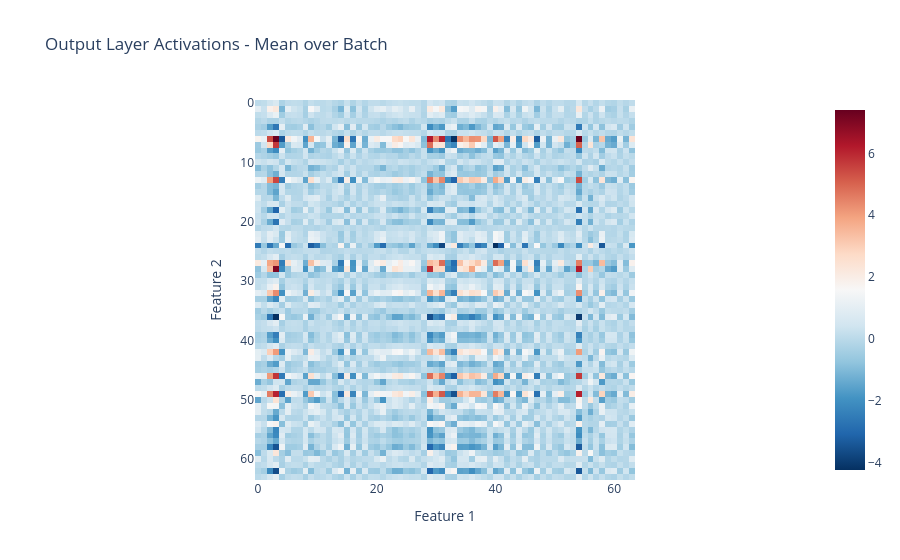

Notebook code cell kept with this figure:
### Markdown cell above
## Output layer activations

### Code cell
output_acts_1 = t.stack(activations["output_layer.layers.0"]).squeeze(1)
output_acts_2 = t.stack(activations["output_layer.layers.1"]).squeeze(1)
predictions = t.stack(activations["output_layer.predict"]).squeeze(1)

output_acts = einops.einsum(output_acts_1, output_acts_2, "b f1,b f2->b f1 f2")

# for i in range(output_acts.shape[0]):
#     fig = px.imshow(
#         output_acts[i].numpy(),
#         title=f"Output Layer Activations for State {i}",
#         labels={"x": "Feature 1", "y": "Feature 2"},
#         color_continuous_scale='RdBu_r'
#     )
#     fig.update_xaxes(tickangle=45)
#     fig.show()

px.imshow(
    output_acts.mean(dim=0).numpy(),
    title="Output Layer Activations - Mean over Batch",
    labels={"x": "Feature 1", "y": "Feature 2"},
    color_continuous_scale='RdBu_r'
).show()

### Figure 1 — Plotly figure (JSON) as saved in the notebook; plotly's stock layout.template omitted (floating-point values rounded to 4 significant figures; data arrays with more than 128 entries replaced by an {"elided": "..."} marker saying what was removed)
{"data": [{"coloraxis": "coloraxis", "hovertemplate": "Feature 1: %{x}<br>Feature 2: %{y}<br>color: %{z}<extra></extra>", "name": "0", "type": "heatmap", "xaxis": "x", "yaxis": "y", "z": {"elided": "64x64 float values"}}], "layout": {"coloraxis": {"colorscale": [[0, "rgb(5,48,97)"], [0.1, "rgb(33,102,172)"], [0.2, "rgb(67,147,195)"], [0.3, "rgb(146,197,222)"], [0.4, "rgb(209,229,240)"], [0.5, "rgb(247,247,247)"], [0.6, "rgb(253,219,199)"], [0.7, "rgb(244,165,130)"], [0.8, "rgb(214,96,77)"], [0.9, "rgb(178,24,43)"], [1, "rgb(103,0,31)"]]}, "title": {"text": "Output Layer Activations - Mean over Batch"}, "xaxis": {"anchor": "y", "constrain": "domain", "domain": [0, 1], "scaleanchor": "y", "title": {"text": "Feature 1"}}, "yaxis": {"anchor": "x", "autorange": "reversed", "constrain": "domain", "domain": [0, 1], "title": {"text": "Feature 2"}}}}
